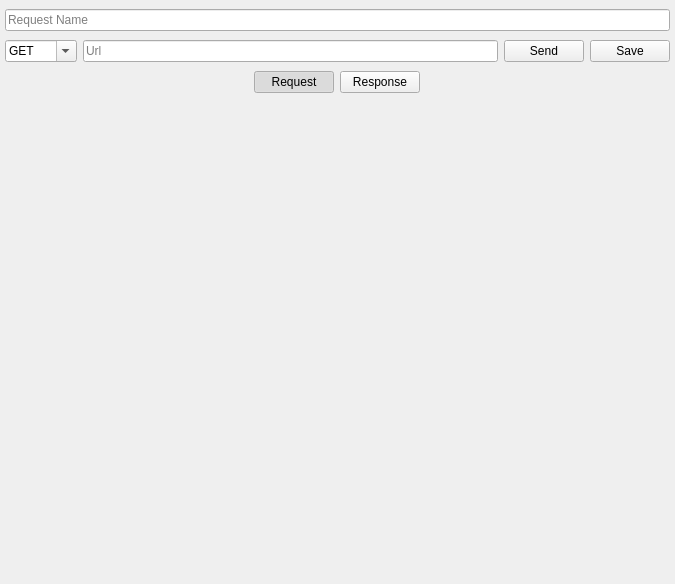
<?xml version="1.0" encoding="UTF-8"?>
<ui version="4.0">
 <class>RequestEditor</class>
 <widget class="QWidget" name="RequestEditor">
  <property name="geometry">
   <rect>
    <x>0</x>
    <y>0</y>
    <width>675</width>
    <height>584</height>
   </rect>
  </property>
  <property name="windowTitle">
   <string>Form</string>
  </property>
  <layout class="QVBoxLayout" name="verticalLayout">
   <property name="leftMargin">
    <number>0</number>
   </property>
   <property name="topMargin">
    <number>0</number>
   </property>
   <property name="rightMargin">
    <number>0</number>
   </property>
   <property name="bottomMargin">
    <number>0</number>
   </property>
   <item>
    <widget class="QWidget" name="widget" native="true">
     <layout class="QVBoxLayout" name="verticalLayout_2">
      <property name="leftMargin">
       <number>5</number>
      </property>
      <property name="rightMargin">
       <number>5</number>
      </property>
      <property name="bottomMargin">
       <number>0</number>
      </property>
      <item>
       <widget class="QLineEdit" name="lineEdit">
        <property name="placeholderText">
         <string>Request Name</string>
        </property>
       </widget>
      </item>
      <item>
       <widget class="QWidget" name="widget_3" native="true">
        <layout class="QHBoxLayout" name="horizontalLayout">
         <property name="leftMargin">
          <number>0</number>
         </property>
         <property name="topMargin">
          <number>3</number>
         </property>
         <property name="rightMargin">
          <number>0</number>
         </property>
         <property name="bottomMargin">
          <number>3</number>
         </property>
         <item>
          <widget class="QComboBox" name="methodCombo">
           <property name="editable">
            <bool>true</bool>
           </property>
           <property name="currentText">
            <string>GET</string>
           </property>
          </widget>
         </item>
         <item>
          <widget class="QLineEdit" name="urlEdit">
           <property name="placeholderText">
            <string>Url</string>
           </property>
          </widget>
         </item>
         <item>
          <widget class="QPushButton" name="sendButton">
           <property name="text">
            <string>Send</string>
           </property>
          </widget>
         </item>
         <item>
          <widget class="QPushButton" name="saveButton">
           <property name="text">
            <string>Save</string>
           </property>
          </widget>
         </item>
        </layout>
       </widget>
      </item>
     </layout>
    </widget>
   </item>
   <item>
    <widget class="QWidget" name="widget_4" native="true">
     <property name="sizePolicy">
      <sizepolicy hsizetype="Preferred" vsizetype="Preferred">
       <horstretch>0</horstretch>
       <verstretch>0</verstretch>
      </sizepolicy>
     </property>
     <layout class="QHBoxLayout" name="horizontalLayout_2">
      <property name="topMargin">
       <number>0</number>
      </property>
      <property name="bottomMargin">
       <number>0</number>
      </property>
      <item alignment="Qt::AlignHCenter">
       <widget class="QWidget" name="widget_5" native="true">
        <property name="sizePolicy">
         <sizepolicy hsizetype="Preferred" vsizetype="Preferred">
          <horstretch>0</horstretch>
          <verstretch>0</verstretch>
         </sizepolicy>
        </property>
        <layout class="QHBoxLayout" name="horizontalLayout_3">
         <property name="leftMargin">
          <number>0</number>
         </property>
         <property name="topMargin">
          <number>0</number>
         </property>
         <property name="rightMargin">
          <number>0</number>
         </property>
         <property name="bottomMargin">
          <number>0</number>
         </property>
         <item>
          <widget class="QPushButton" name="switchRequestButton">
           <property name="text">
            <string>Request</string>
           </property>
           <property name="checkable">
            <bool>true</bool>
           </property>
           <property name="checked">
            <bool>true</bool>
           </property>
           <property name="flat">
            <bool>false</bool>
           </property>
           <attribute name="buttonGroup">
            <string notr="true">requestResponseButtonGroup</string>
           </attribute>
          </widget>
         </item>
         <item>
          <widget class="QPushButton" name="switchResponseButton">
           <property name="text">
            <string>Response</string>
           </property>
           <property name="checkable">
            <bool>true</bool>
           </property>
           <attribute name="buttonGroup">
            <string notr="true">requestResponseButtonGroup</string>
           </attribute>
          </widget>
         </item>
        </layout>
       </widget>
      </item>
     </layout>
    </widget>
   </item>
   <item>
    <widget class="QStackedWidget" name="loadingSpinnerStack">
     <property name="sizePolicy">
      <sizepolicy hsizetype="Preferred" vsizetype="Expanding">
       <horstretch>0</horstretch>
       <verstretch>0</verstretch>
      </sizepolicy>
     </property>
     <property name="currentIndex">
      <number>1</number>
     </property>
     <widget class="QWidget" name="loadingSpinnerContainer"/>
     <widget class="QWidget" name="requestResponseStackContainer">
      <layout class="QHBoxLayout" name="horizontalLayout_4">
       <property name="leftMargin">
        <number>0</number>
       </property>
       <property name="topMargin">
        <number>0</number>
       </property>
       <property name="rightMargin">
        <number>0</number>
       </property>
       <property name="bottomMargin">
        <number>0</number>
       </property>
       <item>
        <widget class="QStackedWidget" name="requestResponseStack"/>
       </item>
      </layout>
     </widget>
    </widget>
   </item>
  </layout>
 </widget>
 <resources/>
 <connections/>
 <buttongroups>
  <buttongroup name="requestResponseButtonGroup"/>
 </buttongroups>
</ui>
